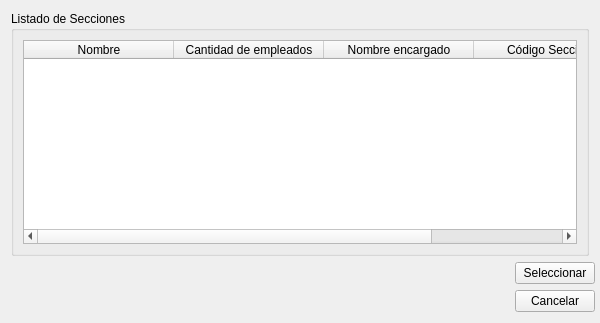
<?xml version="1.0" encoding="UTF-8"?>
<ui version="4.0">
 <class>FormListadoSecciones</class>
 <widget class="QWidget" name="FormListadoSecciones">
  <property name="geometry">
   <rect>
    <x>0</x>
    <y>0</y>
    <width>600</width>
    <height>323</height>
   </rect>
  </property>
  <property name="windowTitle">
   <string>Form</string>
  </property>
  <layout class="QVBoxLayout" name="verticalLayout">
   <item>
    <widget class="QGroupBox" name="groupBox">
     <property name="title">
      <string>Listado de Secciones</string>
     </property>
     <layout class="QVBoxLayout" name="verticalLayout_2">
      <item>
       <widget class="QTableWidget" name="tableWidgetListadoSecciones">
        <attribute name="horizontalHeaderDefaultSectionSize">
         <number>150</number>
        </attribute>
        <column>
         <property name="text">
          <string>Nombre</string>
         </property>
         <property name="textAlignment">
          <set>AlignHCenter|AlignVCenter|AlignCenter</set>
         </property>
        </column>
        <column>
         <property name="text">
          <string>Cantidad de empleados</string>
         </property>
         <property name="textAlignment">
          <set>AlignHCenter|AlignVCenter|AlignCenter</set>
         </property>
        </column>
        <column>
         <property name="text">
          <string>Nombre encargado</string>
         </property>
         <property name="textAlignment">
          <set>AlignHCenter|AlignVCenter|AlignCenter</set>
         </property>
        </column>
        <column>
         <property name="text">
          <string>Código Sección</string>
         </property>
         <property name="textAlignment">
          <set>AlignHCenter|AlignVCenter|AlignCenter</set>
         </property>
        </column>
       </widget>
      </item>
     </layout>
    </widget>
   </item>
   <item>
    <layout class="QFormLayout" name="formLayout">
     <property name="sizeConstraint">
      <enum>QLayout::SetDefaultConstraint</enum>
     </property>
     <property name="fieldGrowthPolicy">
      <enum>QFormLayout::FieldsStayAtSizeHint</enum>
     </property>
     <property name="rowWrapPolicy">
      <enum>QFormLayout::WrapLongRows</enum>
     </property>
     <property name="formAlignment">
      <set>Qt::AlignRight|Qt::AlignTrailing|Qt::AlignVCenter</set>
     </property>
     <item row="1" column="1">
      <widget class="QPushButton" name="pushButton_2_Cancelar">
       <property name="text">
        <string>Cancelar</string>
       </property>
      </widget>
     </item>
     <item row="0" column="1">
      <widget class="QPushButton" name="pushButtonSeleccionar">
       <property name="text">
        <string>Seleccionar</string>
       </property>
      </widget>
     </item>
    </layout>
   </item>
  </layout>
 </widget>
 <resources/>
 <connections/>
</ui>
